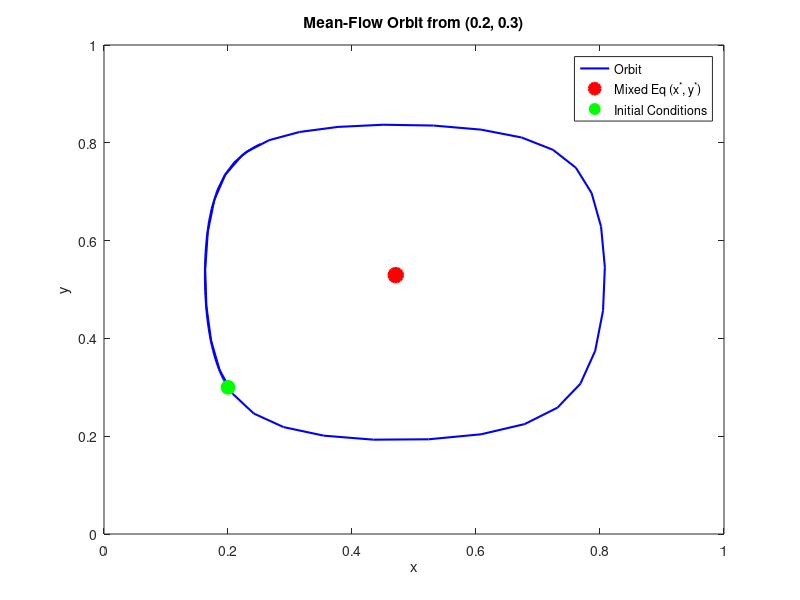

The MATLAB source for this figure: (Note: this script raises an error after producing the figure.)
%% APPM 5370 Computational Neuroscience
% Lucy Wilson
% Homework 6, Problem 2c
% November 6, 2026

%--------------------------------------------------------------------------
%% Foraging over patches
% Simulate 4 × 105 possessions with random outcomes, η = 0.02, a 
% running-average baseline, from θ = (0.3, −0.3). Add an entropy bonus by 
% putting −τθ p(1 − p) inside the bracket that multiplies η, and run τ = 0 
% and 0.05. (i) Plot the mean-flow orbit of (b) from (0.2, 0.3); report the
% range of x, y and the variation of K. (ii) Plot (x, y) for both runs; 
% report the last-quarter average and mean distance from (x^∗, y^∗) early 
% and late. (iii) Why does the τ = 0 learner drift outward, and what does 
% the bonus change?

% params/mixed eq
x_star = 8/17;
y_star = 9/17;
eta = 0.02;

% first: stuff from b
ode = @(t,z) [
    eta * (z(1)*(1-z(1)))^2*0.85*(z(2)-y_star); % x dot
   -eta * (z(2)*(1-z(2)))^2*0.85*(z(1)-x_star) % y dot
];

[~,Z] = ode45(ode,[0 10000],[0.2;0.3]);
x_traj = Z(:,1); % get x evolution
y_traj = Z(:,2); % get y evolution

K = @(s,p) (2*p-1).*log(s./(1 - s)) + (p - s)./(s.*(1 - s)); % integral from K def, need to add two to get K value
K_vals = (K(x_traj, x_star) - K(x_star, x_star)) + (K(y_traj, y_star) - K(y_star, y_star));

fprintf('Mean-Flow Orbit\n');
fprintf('x range: [%.4f, %.4f]\n', min(x_traj), max(x_traj));
fprintf('y range: [%.4f, %.4f]\n', min(y_traj), max(y_traj));
fprintf('K diff (max - min): %.3e\n', max(K_vals) - min(K_vals));

num_possessions = 4*10^5;
tau_vec = [0, 0.05];
rng(9); % seed

figure(1)
plot(x_traj, y_traj, 'b', 'LineWidth', 1.5) 
hold on
plot(x_star, y_star, 'ro', 'MarkerFaceColor', 'r','MarkerSize', 10, 'LineWidth', 2)
plot(0.2, 0.3, 'go', 'MarkerFaceColor', 'g', 'MarkerSize', 10)
hold off
xlim([0 1])
ylim([0 1])
xlabel('x') 
ylabel('y')
title('Mean-Flow Orbit from (0.2, 0.3)')
legend('Orbit', 'Mixed Eq (x^*, y^*)', 'Initial Conditions')

for i = 1:length(tau_vec)
    tau = tau_vec(i);
    theta1 = 0.3;
    theta2 = -0.3;
    b1 = 0.0; % starting running baseline val
    b2 = 0.0; % starting running baseline val
    
    x_hist = zeros(num_possessions, 1); % initialize for storage
    y_hist = zeros(num_possessions, 1);
    
    for t = 1:num_possessions
        x = 1/(1 + exp(-theta1));
        y = 1/(1 + exp(-theta2));
        x_hist(t) = x;
        y_hist(t) = y;
        
        a1 = double(rand<x); % actions for a given possession
        a2 = double(rand<y); 
        
        % outcomes based on possible action combos
        if a1==0 && a2 == 1
            pts = 2*double(rand < 0.40); 
        elseif a1 == 0 && a2 == 0
            pts = 2*double(rand < 0.60);
        elseif a1 == 1 && a2 == 1
            pts = 3*double(rand < 0.40);
        else
            pts = 3*double(rand < 0.25);
        end
        
        r1 = pts;
        r2 = -pts; % defender rewared is minus points
        
        % "running-average baseline," update at each step
        b1 = b1+(r1-b1)/t;
        b2 = b2+(r2-b2)/t;
        
        theta1 = theta1+eta *((r1-b1)*(a1-x)-tau*theta1*x*(1-x)); % new term for entropy bonus
        theta2 = theta2 + eta * ((r2 - b2)*(a2 - y) - tau * theta2 * y * (1 - y));
    end
    
    q1 = 1:(N/4); % first quarter of "game"
    q4 = (3*N/4 + 1):N; % last quarter of "game"
    dist = sqrt((x_hist-x_star).^2+(y_hist-y_star).^2); % dist between the two points
    
    fprintf('Sim Run (tau = %.2f)\n', tau);
    fprintf('Last quarter avg (x, y): (%.4f, %.4f)\n', mean(x_hist(q4)), mean(y_hist(q4)));
    fprintf('Mean distance "early": %.4f\n', mean(dist(q1)));
    fprintf('Mean distance "late":  %.4f\n\n', mean(dist(q4)));
    
    % Plot trajectory (subsampled for clarity)
    figure(i + 1)
    plot(x_hist(1:20:end), y_hist(1:20:end), 'b', 'LineWidth', 1)
    hold on
    plot(x_star, y_star, 'ro', 'MarkerSize', 10, 'MarkerFaceColor', 'r', 'LineWidth', 2)
    plot(mean(x_hist(q4)), mean(y_hist(q4)), 'go', 'MarkerFaceColor', 'g', 'MarkerSize', 7)
    hold off
    xlim([0 1])
    ylim([0 1])
    xlabel('x')
    ylabel('y')
    title(sprintf('Trajectory (\\tau = %.2f)', tau))
    legend('(x,y)', 'Mixed Eq (x^*, y^*)', 'Q4 Avg')
end
